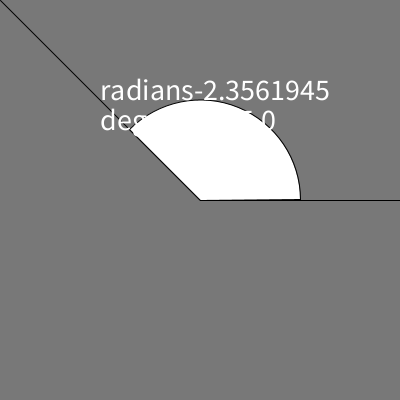
Frame 1 (no input)
Frame 60 (the mouse pressed at the canvas centre just before this capture): identical to frame 1, image omitted
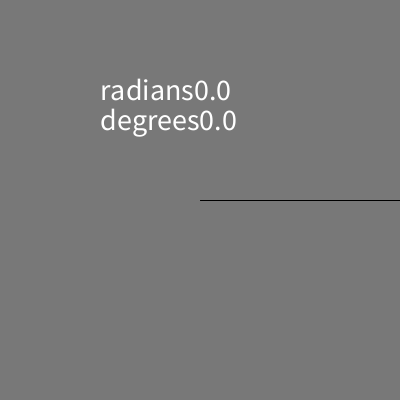
Frame 120 (the mouse held since frame 60 and released just before this capture)

The Processing sketch that drew these frames (run headless with seeded random() and noise(); from frame 60 on, the mouse is pressed at the canvas centre):

// Processing sketch: week05_3b_atan2_dy_dx_text_radians_degrees
// ── week05_3b_atan2_dy_dx_text_radians_degrees.pde
//week05-3b_atan2_dy_dx_text_radians_degrees
//degress vs. radians 結合 week04-1和week05-2
void setup(){
  size(400,400);
}
void draw(){
  background(120);
  line(200,200,400,200);
  line(200,200,mouseX,mouseY);
  float dx = mouseX-200, dy = mouseY-200;
  float a = atan2(dy ,dx);//神奇的三角函數， 可找到arc弧的radians
  //atan2()出來的值，介於-PI...+PI中間
  if(a<0)arc(200,200,200,200,a,0,PIE);//負的到0
  else   arc(200,200,200,200,0,a,PIE);//0到正的
  textSize(30);
  text("radians"+a,100,100);//radians弧度/弳度
  text("degrees"+degrees(a),100,130);//drgees 度
}
